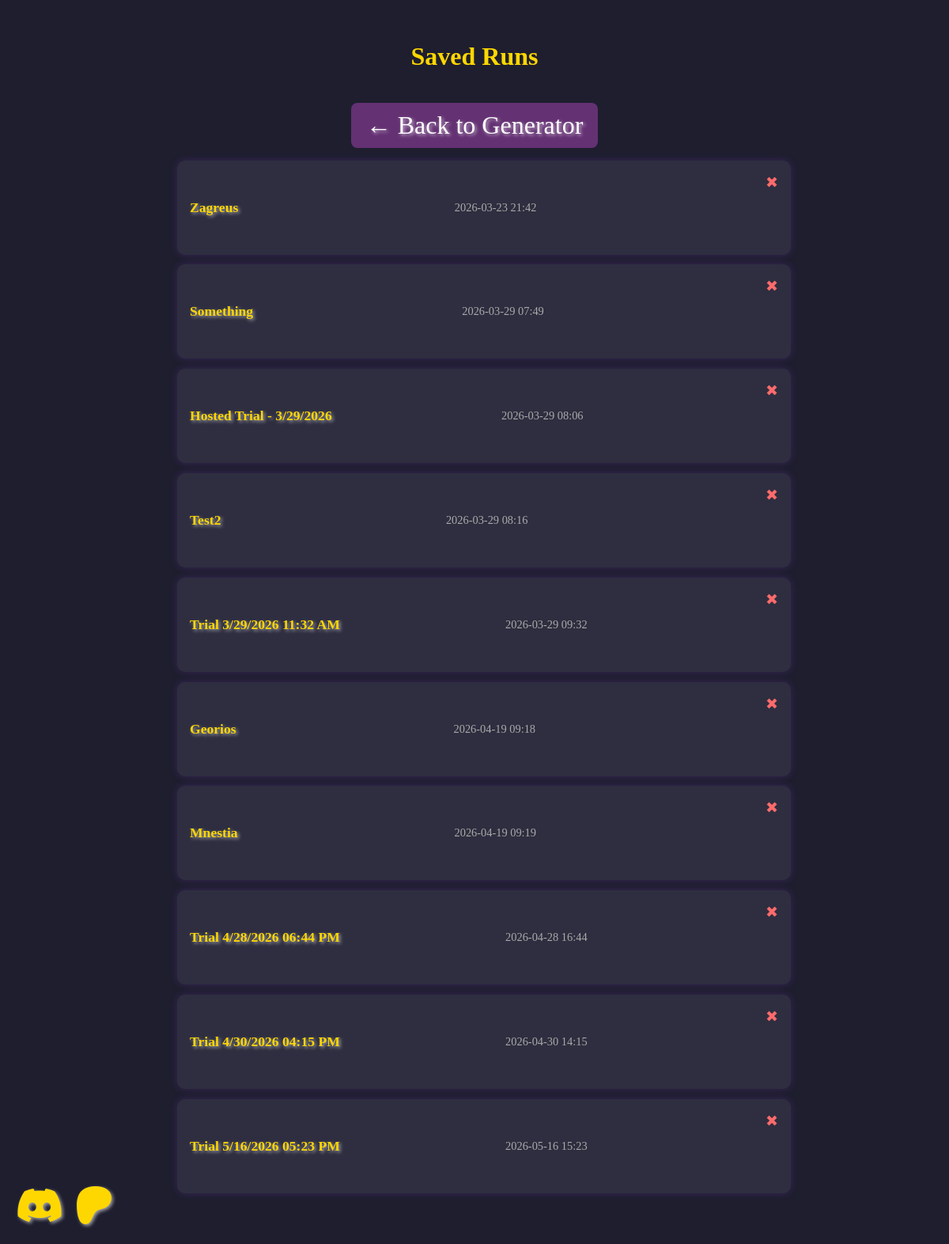
/runs, run on the app's committed database.
### models.py (models this page shows, shortened)
class Run(db.Model):
    id = db.Column(db.Integer, primary_key=True)
    title_run = db.Column(db.String(100), nullable=False)
    created_at = db.Column(db.DateTime, default=func.now(), nullable=False)
    data = db.Column(db.Text, nullable=False)  # Stores the run as JSON
    user_id = db.Column(db.Integer, db.ForeignKey('user.id'), nullable=True)

### app.py (the view)
@app.route("/runs")
def list_runs():
    runs = Run.query.all()
    return render_template("runs.html", runs=runs)

### templates/runs.html (shortened to what this page needs)
<!DOCTYPE html>
<html lang="en">
<head>
    <link rel="stylesheet" href="{{ url_for('static', filename='style.css') }}">
    <link rel="stylesheet" href="https://cdnjs.cloudflare.com/ajax/libs/font-awesome/6.5.0/css/all.min.css">
</head>
<body>
    <h1>Saved Runs</h1>
    <a href="{{ url_for('home') }}" class="back-button">← Back to Generator</a>
    <ul class="run-list">
        {% for run in runs %}
        <li>
            <a href="{{ url_for('view_run', run_id=run.id) }}">{{ run.title_run }}</a>
            <span class="timestamp">{{ run.created_at.strftime('%Y-%m-%d %H:%M') }}</span>
            <form action="{{ url_for('delete_run', run_id=run.id) }}" method="POST" class="delete-form"
                onsubmit="return confirm('Are you sure you want to delete this Run?');">
                <button type="submit" class="delete-button" title="Delete Run">✖</button>
            </form>
        </li>
        {% else %}
        <li class="empty">No runs saved yet.</li>
        {% endfor %}
    </ul>
    <div class="social-icons">
        <a href="https://discord.gg/CmNqX7Mrtp" target="_blank" rel="noopener noreferrer">
            <i class="fa-brands fa-discord"></i>
        </a>
        <a href="https://www.patreon.com/c/TheMortalTrials" target="_blank" rel="noopener noreferrer">
            <i class="fa-brands fa-patreon"></i>
        </a>
    </div>
</body>
</html>

### static/style.css (style rules this page uses)
body { background: #1e1e2f; color: #f4f4f4; font-family: 'Georgia', serif; padding: 2rem; max-width: 800px; margin: auto; text-align: center; }
a { color: #ffd700; text-decoration: none; font-size: 2rem; text-shadow: 2px 2px 4px rgba(255, 255, 255, 0.6); transition: color 0.3s ease, text-shadow 0.3s ease; }
.social-icons { position: fixed; bottom: 20px; left: 20px; display: flex; gap: 15px; z-index: 1000; }
.social-icons a { font-size: 3rem; }
button { background: #643173; border: none; color: #fff; padding: 0.7rem 1.2rem; font-size: 1.1rem; border-radius: 8px; cursor: pointer; margin-bottom: 2rem; }
form { margin-bottom: 2rem; }
ul { list-style: square; margin-left: 1.5rem; }
h1 { font-size: 2rem; margin-bottom: 1.5rem; color: #ffd700; }
.run-list { padding: 0; list-style: none; margin-bottom: 2rem; }
.run-list li { background: #2e2e40; margin: 0.8rem 0; padding: 1rem; border-radius: 10px; box-shadow: 0 0 10px rgba(100, 50, 150, 0.4); display: flex; justify-content: space-between; align-items: center; transition: transform 0.2s; }
.run-list a { color: #ffd700; text-decoration: none; font-weight: bold; font-size: 1.1rem; }
.run-list .timestamp { color: #aaa; font-size: 0.9rem; }
.back-button { display: inline-block; margin-top: 1rem; text-decoration: none; color: #fff; background: #643173; padding: 0.6rem 1.2rem; border-radius: 8px; transition: background 0.3s ease; }
.delete-form { display: inline; margin-left: 1rem; }
.delete-button { background: transparent; border: none; color: #ff6b6b; font-size: 1.2rem; cursor: pointer; padding: 0; transition: color 0.2s ease; }

### data on the page
Run: title_run "Zagreus", created_at "2026-03-23 21:42"
Run: title_run "Something", created_at "2026-03-29 07:49"
Run: title_run "Hosted Trial - 3/29/2026", created_at "2026-03-29 08:06"
Run: title_run "Test2", created_at "2026-03-29 08:16"
Run: title_run "Trial 3/29/2026 11:32 AM", created_at "2026-03-29 09:32"
Run: title_run "Georios", created_at "2026-04-19 09:18"
Run: title_run "Mnestia", created_at "2026-04-19 09:19"
Run: title_run "Trial 4/28/2026 06:44 PM", created_at "2026-04-28 16:44"
Run: title_run "Trial 4/30/2026 04:15 PM", created_at "2026-04-30 14:15"
Run: title_run "Trial 5/16/2026 05:23 PM", created_at "2026-05-16 15:23"
